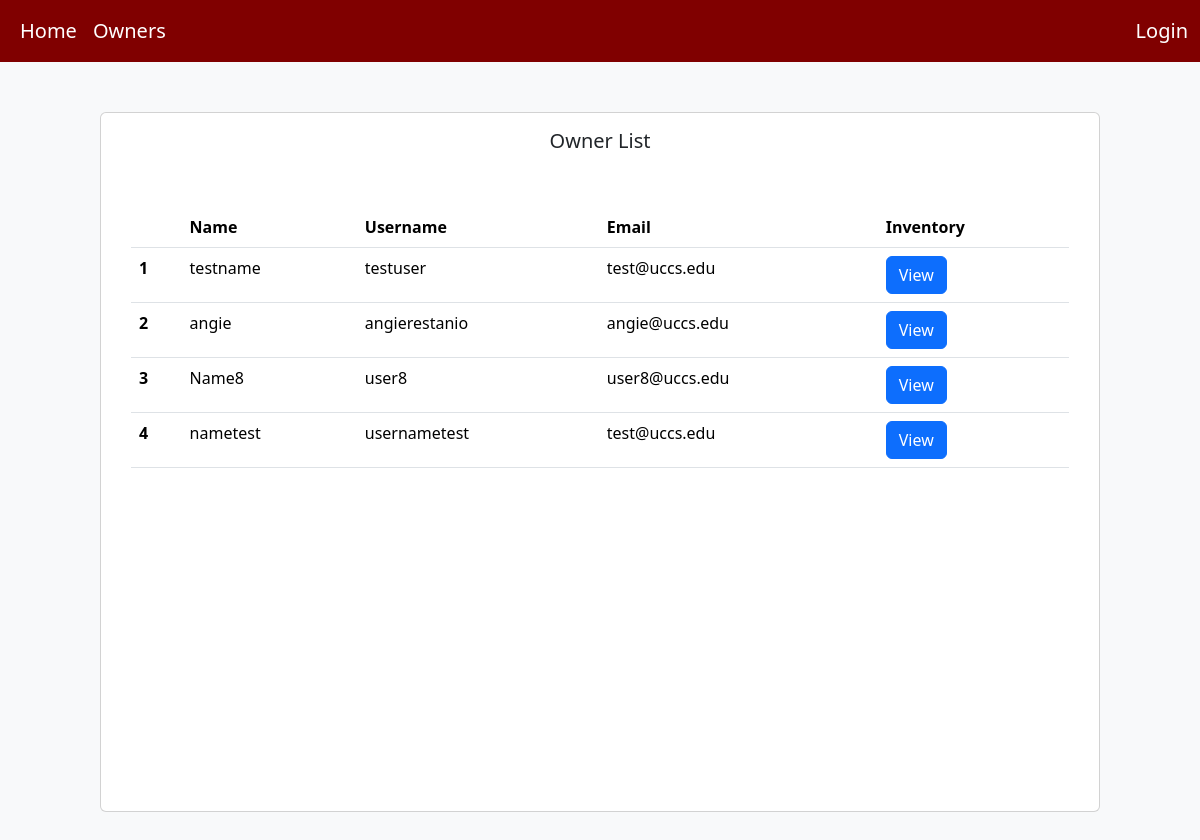
The app's page /owners/, older data.
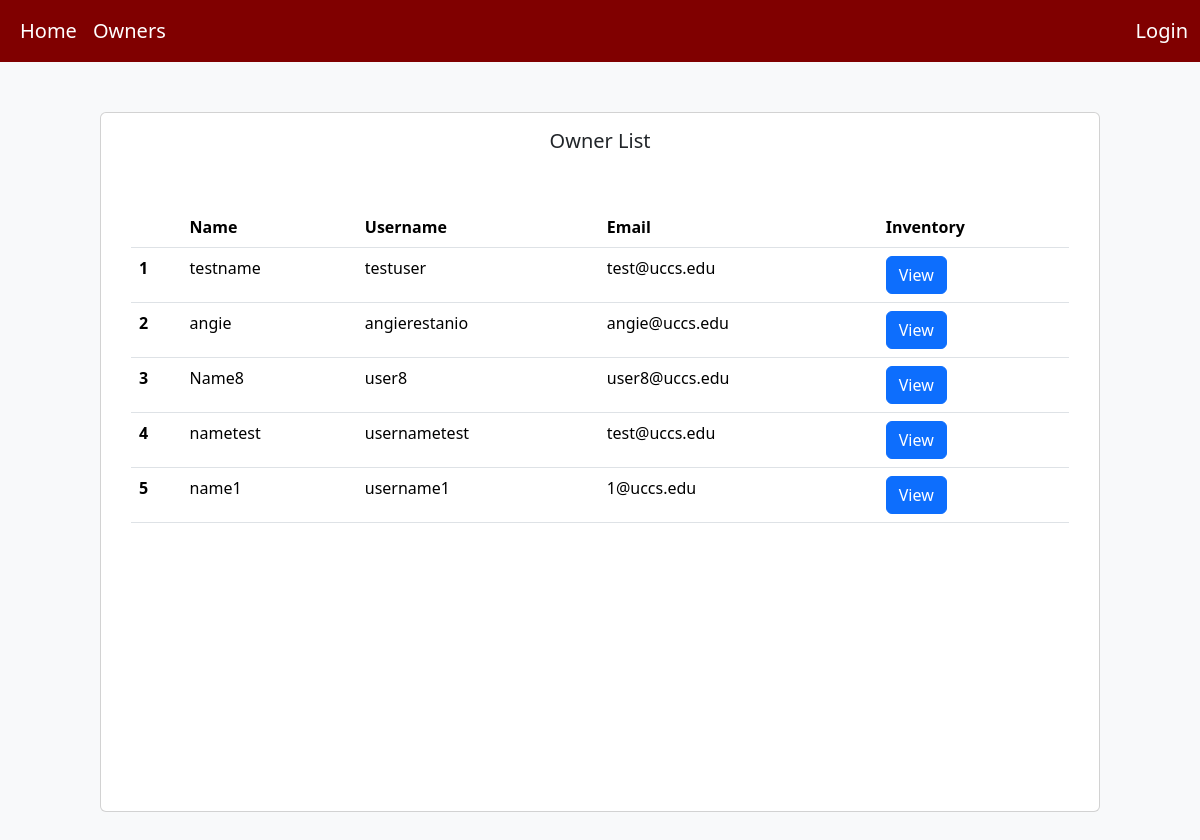
The same page, newer data.
### inventory_app/models.py (models this page shows, shortened)
class Owner(models.Model):
    user = models.OneToOneField(User, on_delete=models.CASCADE, null=True)
    name = models.CharField(max_length=200)
    email = models.CharField(max_length=200)
    INSURANCE_CHOICES = [
        (None, 'Select an option'),
        ('StateFarm', 'State Farm'),
        ('Allstate', 'Allstate'),
        ('USAA', 'USAA'),
        ('Lemonade', 'Lemonade'),
        ('Nationwide', 'Nationwide'),
        ('LibertyMutual', 'Liberty Mutual'),
        ('Travelers', 'Travelers'),
    ]
    insurance = models.CharField(max_length=100, choices=INSURANCE_CHOICES, blank=True, null=True)
    inventory = models.OneToOneField(Inventory, on_delete=models.CASCADE, unique=True, null=True)

### inventory_app/views.py (the view)
# urls.py: path('owners/',views.OwnerListView.as_view(), name='owners'),
class OwnerListView(generic.ListView):
    model = Owner

### inventory_app/templates/inventory_app/owner_list.html
{% extends 'inventory_app/base_template.html' %}
{% block content %}
<div class="container min-vh-100 d-flex justify-content-center">
  <div class="card" style="margin: 50px; width: 1000px;">
    <h5 class="text-center p-3">Owner List</h5>
    <div class="card-body" style="padding: 30px;">
        {% if owner_list %}
                <table class="table">
                    <thead>
                    <tr>
                        <th scope="col"> </th>
                        <th scope="col">Name</th>
                        <th scope="col">Username</th>
                        <th scope="col">Email</th>
                        <th scope="col">Inventory</th>
                    </tr>
                    </thead>
                    <tbody>
                        {% for owner in owner_list %}
                        <tr>
                        <th scope="row">{{ forloop.counter }}</th>
                        <td>{{ owner.name }}</td>
                        <td>{{ owner.user.username }}</td>
                        <td>{{ owner.email }}</td>
                        <td><a href="{% url 'inventory-detail' pk=owner.inventory.id %}" class="btn btn-primary me-2" role="button">View</td>
                        </tr>
                        {% endfor %}
                    </tbody>
                </table>
        {% else %}
            <p>There are no users registered.</p>
        {% endif %}
</div>
</div>
</div>
{% endblock %}

### inventory_app/templates/inventory_app/base_template.html (shortened to what this page needs)
{% load static %}
<!DOCTYPE html>
<html lang="en">
<head>
{% load bootstrap5 %}
{% bootstrap_css %}
</head>
<body class="bg-light">
<nav class="navbar navbar-expand-md navbar-dark" style="background-color: #800000;">
    <div class="container-fluid">
        <div class="collapse navbar-collapse" id="navbarNav">
            <ul class="navbar-nav">
                <li class="nav-item">
                    <a class="nav-link text-white" style="font-size: 20px;" href="{% url 'index' %}" aria-label="Visit the homepage">Home</a>
                </li>
                <li>
                    {% if not request.user.is_authenticated %}
                        <a class="nav-link text-white" style="font-size: 20px;" href="{% url 'owners' %}" aria-label="View list of owners">Owners</a>
                    {% endif %}
                </li>
            </ul>
        </div>
        {% if request.user.is_authenticated %}
            <span style="color: white;" >Welcome, {{request.user}}</span>
            <span><a class="nav-link text-white" style="font-size: 20px;" href="{% url 'logout' %}">Logout</a></span>
        {% else %}
            {% if request.path != '/accounts/login/' %}
                <span><a class="nav-link text-white" style="font-size: 20px;" href="{% url 'login' %}">Login</a></span>
            {% endif %}
        {% endif %}
    </div>
 </nav>
{% block content %}
{% endblock %}
</body>
</html>

Row changes from the older to the newer data that the page shows:
added Owner: name "name1", user.username "username1", email "1@uccs.edu"
